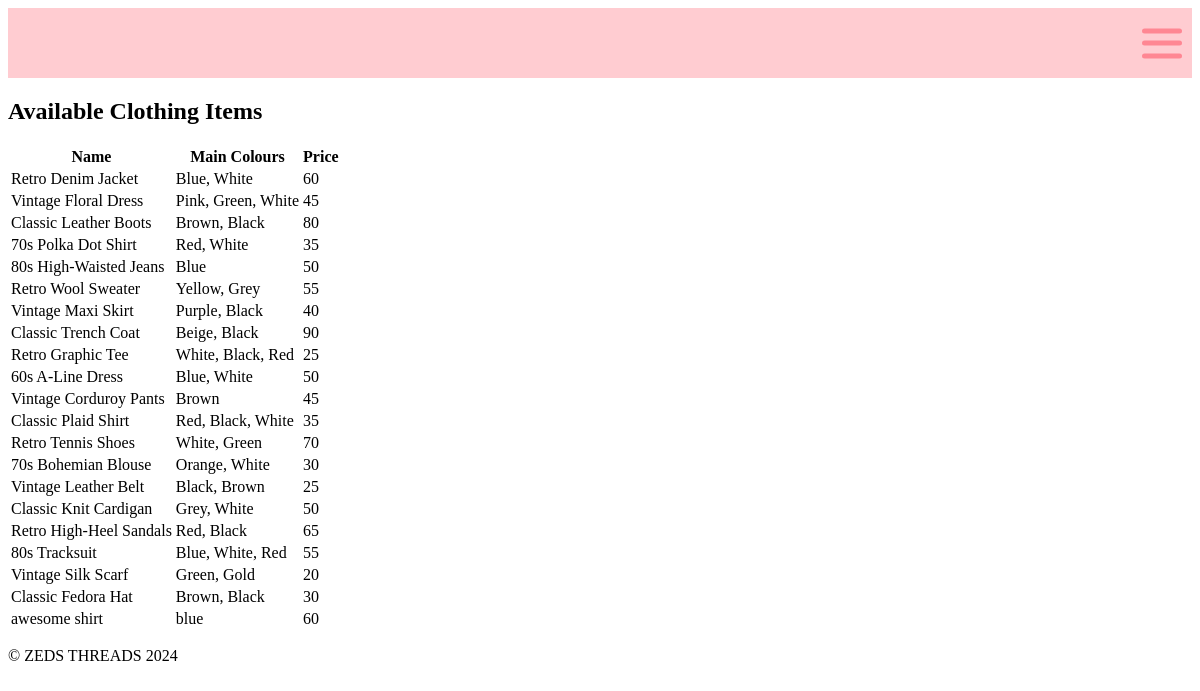
Page /shopnow.html on the earlier database version.
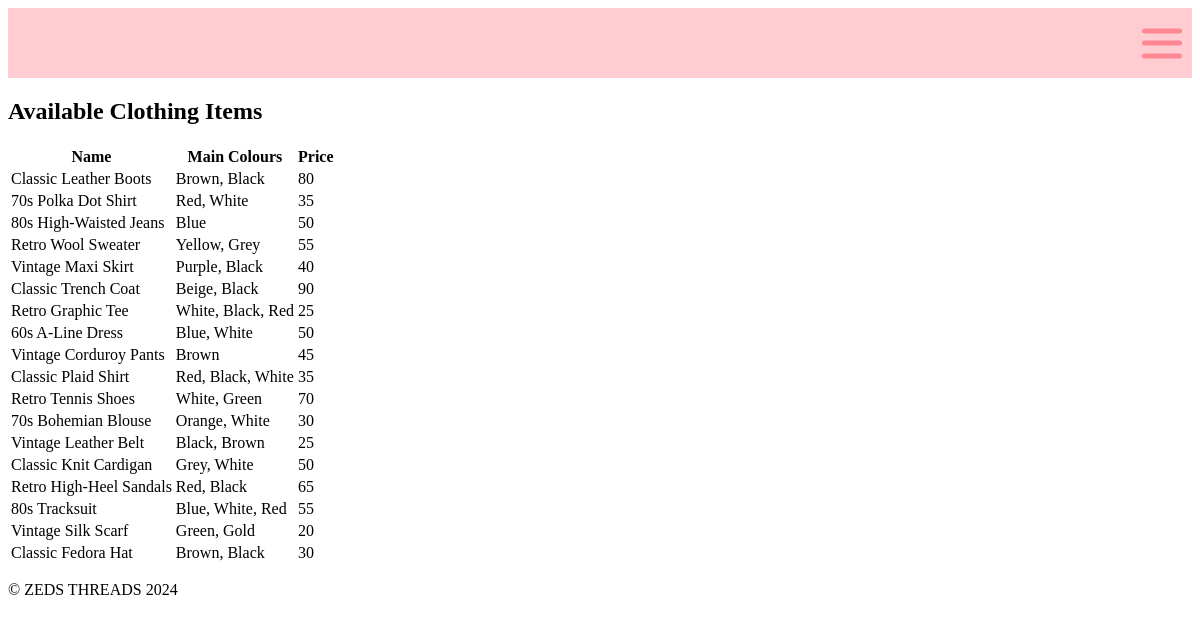
Same page on the later database version.
### tables this page shows
CREATE TABLE clothing_data (id INTEGER PRIMARY KEY, name TEXT (0, 100), main_colours TEXT (1, 100), price NUMERIC (1, 5), cat_id NUMERIC REFERENCES clothing_category (catergoryid));

### main.py (the view)
@app.route('/shopnow.html')
def render_database():
    con = create_connection(DATABASE)
    if con:
        query = "SELECT name, main_colours, price FROM clothing_data"
        cur = con.cursor()
        cur.execute(query)
        clothing_list = cur.fetchall()
        con.close()
        return render_template('shopnow.html', clothing=clothing_list)
    else:
        return "Error"

### main.py (called while the page is built)
def create_connection(db_file):
    try:
        connection = sqlite3.connect(db_file)
        return connection
    except Error as e:
        print(e)
    return None

### templates/shopnow.html (shortened to what this page needs)
{% extends "base.html" %}
{% block main %}
<h2>Available Clothing Items</h2>
<table>
    <tr>
        <th>Name</th>
        <th>Main Colours</th>
        <th>Price</th>
    </tr>
    {% for item in clothing %}
    <tr>
        <td>{{ item[0] }}</td>
        <td>{{ item[1] }}</td>
        <td>{{ item[2] }}</td>
    </tr>
    {% endfor %}
</table>
{% endblock %}

### templates/base.html (shortened to what this page needs)
<!doctype html>
<html lang="en">
<head>
  <link href="/static/styles.css" rel="stylesheet" type="text/css">
</head>
<body>
  <nav>
    <div class="ham-menu">
      <span></span>
      <span></span>
      <span></span>
    </div>
  </nav>
  <main>
    {% block main %}
    {% endblock %}
  </main>
  <footer>
    <div class="footer">
      <p>© ZEDS THREADS 2024</p>
    </div>
  </footer>
</body>
</html>

### static/styles.css (style rules this page uses)
nav { padding: 10px; display: flex; background-color: rgb(255, 204, 209); }
.ham-menu { height: 50px; width: 40px; margin-left: auto; position: relative; z-index: 200; }
.ham-menu span { height: 5px; width: 100%; background-color: #ff8793; border-radius: 25px; position: absolute; left: 50%; top: 50%; transform: translate(-50%, -50%); transition: .3s ease; }
.ham-menu span:nth-child(1) { top: 25%; }
.ham-menu span:nth-child(2) { top: 50%; }
.ham-menu span:nth-child(3) { top: 75%; }

Differences in the rows shown:
removed clothing_data: name "Retro Denim Jacket", main_colours "Blue, White", price "60"
removed clothing_data: name "Vintage Floral Dress", main_colours "Pink, Green, White", price "45"
removed clothing_data: name "awesome shirt", main_colours "blue", price "60"
